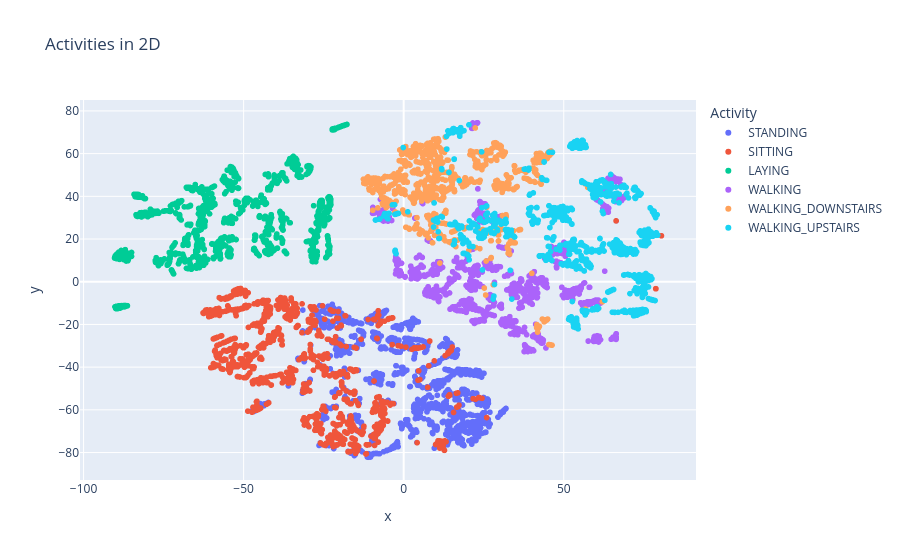

The notebook cell saved with this chart:
### Markdown cell above
Теперь нарисуйте scatter-график через `plotly.express` для `df_2_comp` с выделением цветами активностей. Красиво получилось? Видны скопления точек одного цвета? Можно разные активности отделить линиями на данном графике?

### Code cell
import plotly.express as px

fig = px.scatter(df_2_comp, x="x", y="y", color="Activity", title="Activities in 2D")
fig.show()

### Figure 1 — Plotly figure (JSON) as saved in the notebook; plotly's stock layout.template omitted (floating-point values rounded to 4 significant figures; data arrays with more than 128 entries replaced by an {"elided": "..."} marker saying what was removed)
{"data": [{"hovertemplate": "Activity=STANDING<br>x=%{x}<br>y=%{y}<extra></extra>", "legendgroup": "STANDING", "marker": {"color": "#636efa", "symbol": "circle"}, "mode": "markers", "name": "STANDING", "showlegend": true, "type": "scattergl", "x": {"elided": "1374 float values"}, "xaxis": "x", "y": {"elided": "1374 float values"}, "yaxis": "y"}, {"hovertemplate": "Activity=SITTING<br>x=%{x}<br>y=%{y}<extra></extra>", "legendgroup": "SITTING", "marker": {"color": "#EF553B", "symbol": "circle"}, "mode": "markers", "name": "SITTING", "showlegend": true, "type": "scattergl", "x": {"elided": "1286 float values"}, "xaxis": "x", "y": {"elided": "1286 float values"}, "yaxis": "y"}, {"hovertemplate": "Activity=LAYING<br>x=%{x}<br>y=%{y}<extra></extra>", "legendgroup": "LAYING", "marker": {"color": "#00cc96", "symbol": "circle"}, "mode": "markers", "name": "LAYING", "showlegend": true, "type": "scattergl", "x": {"elided": "1407 float values"}, "xaxis": "x", "y": {"elided": "1407 float values"}, "yaxis": "y"}, {"hovertemplate": "Activity=WALKING<br>x=%{x}<br>y=%{y}<extra></extra>", "legendgroup": "WALKING", "marker": {"color": "#ab63fa", "symbol": "circle"}, "mode": "markers", "name": "WALKING", "showlegend": true, "type": "scattergl", "x": {"elided": "1226 float values"}, "xaxis": "x", "y": {"elided": "1226 float values"}, "yaxis": "y"}, {"hovertemplate": "Activity=WALKING_DOWNSTAIRS<br>x=%{x}<br>y=%{y}<extra></extra>", "legendgroup": "WALKING_DOWNSTAIRS", "marker": {"color": "#FFA15A", "symbol": "circle"}, "mode": "markers", "name": "WALKING_DOWNSTAIRS", "showlegend": true, "type": "scattergl", "x": {"elided": "986 float values"}, "xaxis": "x", "y": {"elided": "986 float values"}, "yaxis": "y"}, {"hovertemplate": "Activity=WALKING_UPSTAIRS<br>x=%{x}<br>y=%{y}<extra></extra>", "legendgroup": "WALKING_UPSTAIRS", "marker": {"color": "#19d3f3", "symbol": "circle"}, "mode": "markers", "name": "WALKING_UPSTAIRS", "showlegend": true, "type": "scattergl", "x": {"elided": "1073 float values"}, "xaxis": "x", "y": {"elided": "1073 float values"}, "yaxis": "y"}], "layout": {"autosize": true, "legend": {"title": {"text": "Activity"}, "tracegroupgap": 0}, "title": {"text": "Activities in 2D"}, "xaxis": {"anchor": "y", "autorange": true, "domain": [0, 1], "range": [-101.9, 92.05], "title": {"text": "x"}, "type": "linear"}, "yaxis": {"anchor": "x", "autorange": true, "domain": [0, 1], "range": [-95.13, 87.39], "title": {"text": "y"}, "type": "linear"}}}
